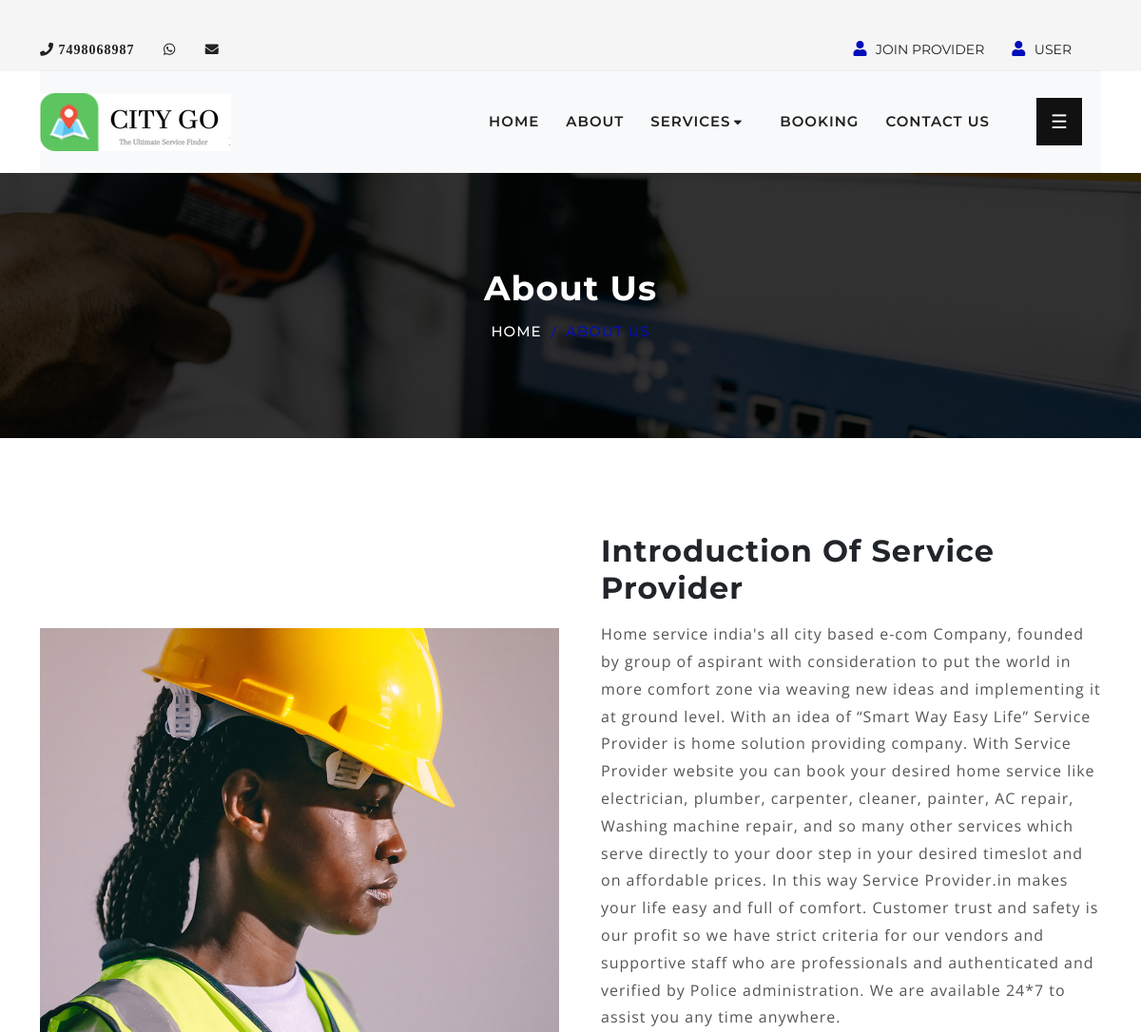
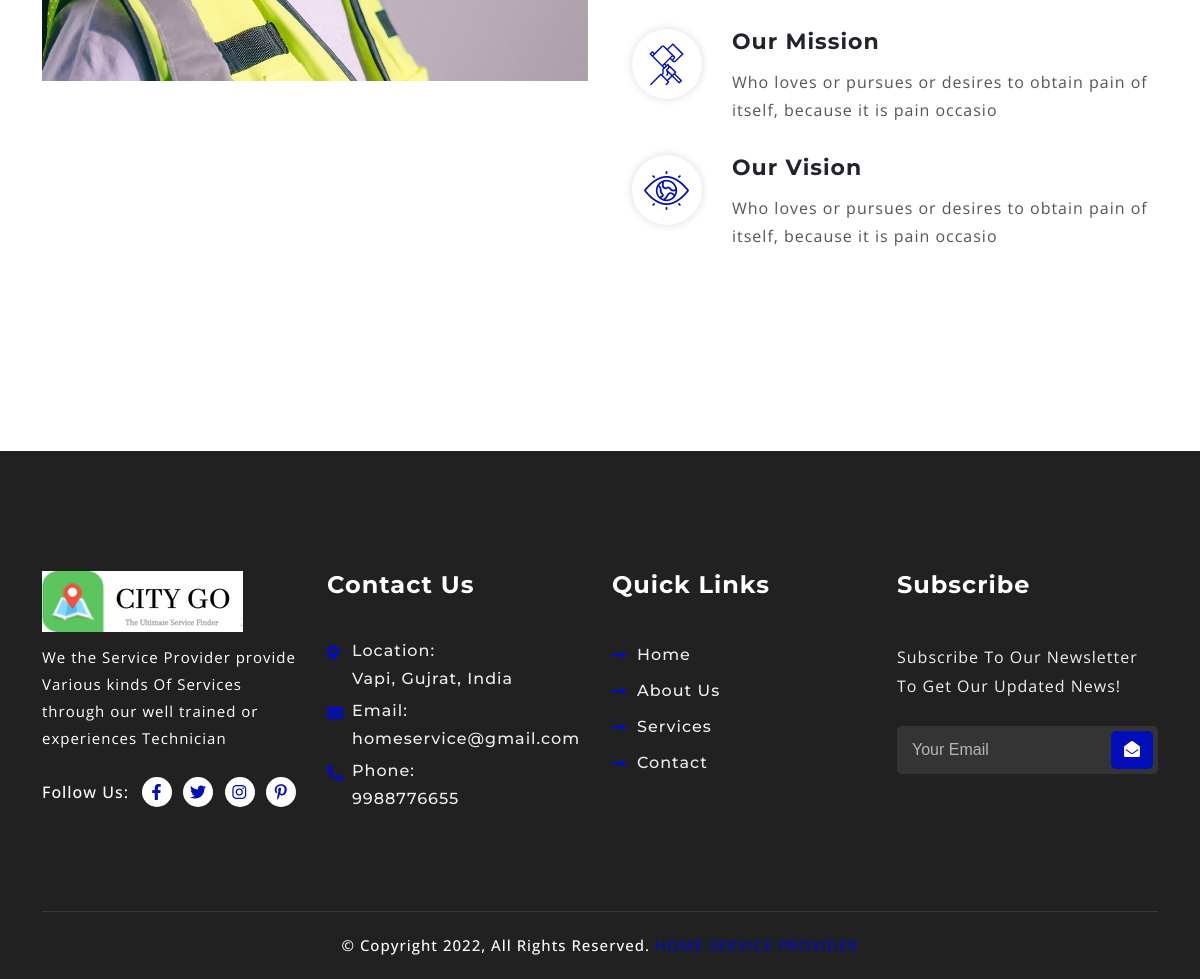
Page /about.php on the committed database (2 pictures, top to bottom).
### tables this page shows
CREATE TABLE `about_us` (
  `aid` int(11) NOT NULL,
  `title` varchar(50) NOT NULL,
  `description` varchar(5000) NOT NULL,
  `image` varchar(500) NOT NULL
);

### about.php (the view, shortened to what this page needs)
<?php
include('includes/header.php');
include('conn.php');
?>
   <div class="uni-banner">
        <div class="container">
            <div class="uni-banner-text">
                <h1>About Us</h1>
                <ul>
                    <li><a href="index.php">HOME</a></li>
                    <li>ABOUT US</li>
                </ul>
            </div>
        </div>
    </div>
    <?php
    $query = "SELECT * FROM about_us ";
        $provider = mysqli_query($conn,$query);
        if (mysqli_num_rows($provider) > 0) {
                   while($row1 = mysqli_fetch_row($provider)) {
?>
    <div class="about inner-about pb-100 bg-f9fbfe">
        <div class="about-content">
            <div class="container">
                <div class="row ">
                    <div class="col-xl-6 col-lg-12 col-md-12 col-sm-12 col-12">
                        <div class="">
                            <img src="gallery/<?php echo $row1[3]?>" hieght="750%" width="150%" alt="image">
                        </div>
                    </div>
                    <div class="col-xl-6 col-lg-12 col-md-12 col-sm-12 col-12">
                        <div class="about-text-area">
                            <div class="default-section-heading">
                                <h3><?php echo $row1[1]?></h3>
                                <p>
                        <?php echo $row1[2]?>
                        </p>
                            </div>
                            <div class="about-card">
                                <i class="flaticon-mission"></i>
                                <h4>Our Mission</h4>
                                <p>Who loves or pursues or desires to obtain pain of itself, because it is pain occasio</p>
                            </div>
                            <div class="about-card">
                                <i class="flaticon-eye"></i>
                                <h4>Our Vision</h4>
                                <p>Who loves or pursues or desires to obtain pain of itself, because it is pain occasio</p>
                            </div>
                        </div>
                    </div>
                </div>
            </div>
        </div>
    </div>
<?php }}?>
<?php
include('includes/footer.php');
?>

### assets/css/barfiller.css (style rules this page uses)
body { font-family:Arial }

### assets/css/ourservice.css (style rules this page uses)
body { text-align: center; padding: 50px; }
img { margin: 0; padding: 0; }

### assets/css/newtypeservice.css (style rules this page uses)
.container { width: 100%; margin-top: 100; font-family: sans-serif; letter-spacing: 1px; }
.row { margin-top: 30px; }
img { height: ; width: ; object-fit: scale-down; display: flex; }

### rows in the picture
about_us: image (picture), title "Introduction Of Service Provider", description "Home service india's all city based e-com Company, founded by group of aspirant with consideration to put the world in more comfort zone via weaving new ideas and implementing it at ground level. With an idea of “Smart Way Easy Life” Service Provider is home solution providing company. With Service Provider website you can book your desired home service like electrician, plumber, carpenter, cleaner, painter, AC repair, Washing machine repair, and so many other services which serve directly to your door step in your desired timeslot and on affordable prices. In this way Service Provider.in makes your life easy and full of comfort. Customer trust and safety is our profit so we have strict…"
